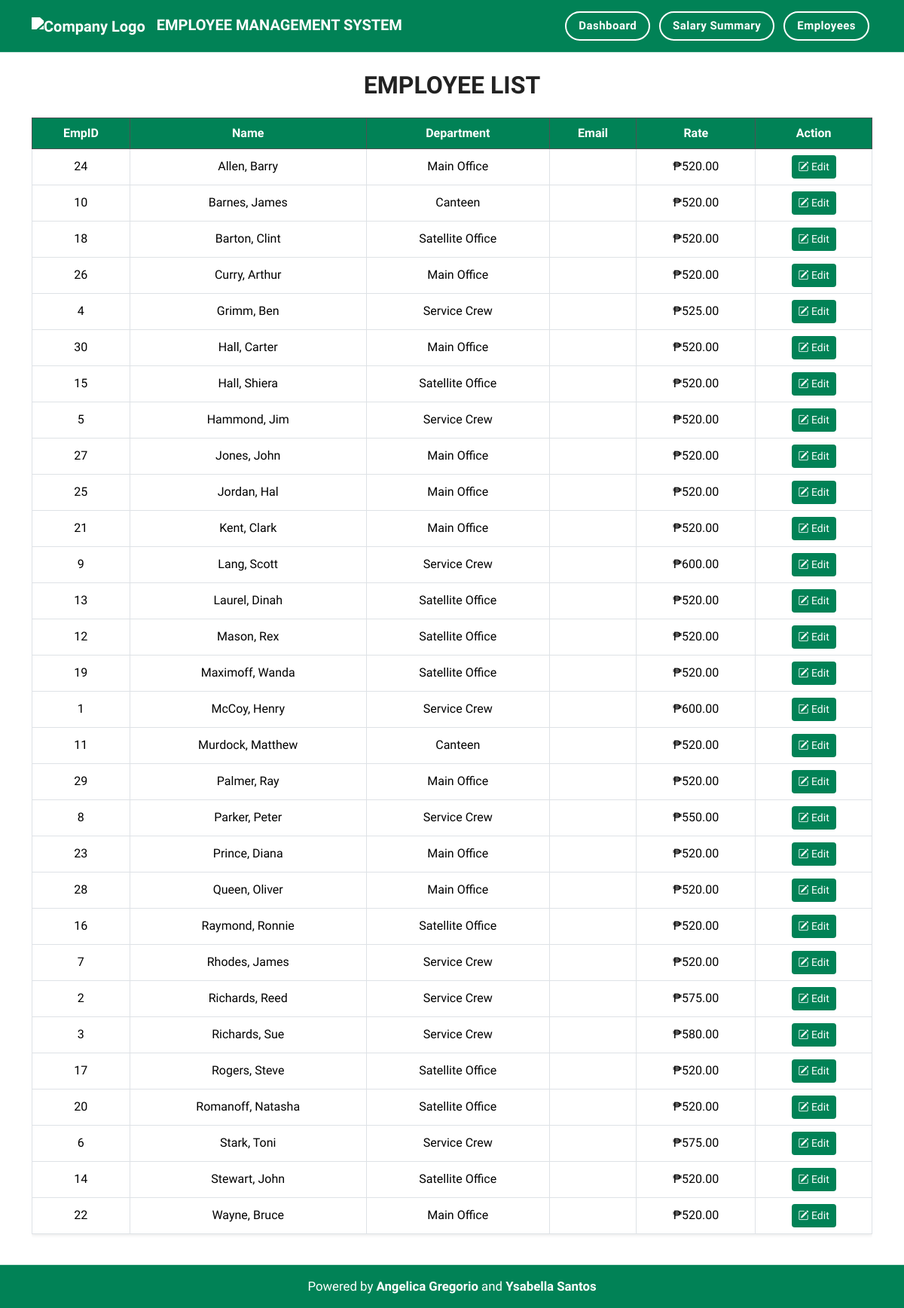
Page /employees.php on the committed database.
### tables this page shows
CREATE TABLE `employees` (
  `EmpID` int(11) NOT NULL,
  `Name` varchar(100) DEFAULT NULL,
  `Department` enum('Service Crew','Canteen','Satellite Office','Main Office') NOT NULL,
  `Rate` int(11) DEFAULT NULL,
  `SSS` decimal(10,2) DEFAULT NULL,
  `PHIC` decimal(10,2) DEFAULT NULL,
  `HDMF` decimal(10,2) DEFAULT NULL,
  `GOVT` decimal(10,2) DEFAULT NULL,
  `Email` varchar(100) DEFAULT NULL
);

### employees.php (the view, shortened to what this page needs)
<?php
$servername = "localhost";
$username = "root";
$password = "";
$dbname = "act05";
$conn = new mysqli($servername, $username, $password, $dbname);
?>
<!DOCTYPE html>
<html lang="en">
<head>
    <link href="https://cdn.jsdelivr.net/npm/bootstrap@5.3.2/dist/css/bootstrap.min.css" rel="stylesheet">
    <link href="https://cdn.jsdelivr.net/npm/bootstrap-icons@1.11.3/font/bootstrap-icons.css" rel="stylesheet">
    <link href="style.css" rel="stylesheet">
</head>
<body class="d-flex flex-column min-vh-100">
<nav class="navbar navbar-expand-lg navbar-dark" style="background-color: var(--primary); padding: 15px 30px;">
    <div class="container-fluid d-flex justify-content-between align-items-center">
        <span class="navbar-brand mb-0 h1 fw-bold" style="color: var(--text-light);">
            <img src="office-building.png" alt="Company Logo"
                 style="height:32px;vertical-align:middle;margin-right:10px;filter: brightness(0) invert(1);">
            EMPLOYEE MANAGEMENT SYSTEM
        </span>
        <div class="d-flex align-items-center gap-2 flex-wrap">
            <a href="index.php" class="btn btn-outline-secondary">Dashboard</a>
            <a href="salary_summary.php" class="btn btn-outline-secondary">Salary Summary</a>
            <a href="employees.php" class="btn btn-outline-primary">Employees</a>
        </div>
    </div>
</nav>
<div class="container my-4">
    <h2 class="text-center mb-4 fw-bold">EMPLOYEE LIST</h2>
    <div class="table-responsive">
        <table class="table table-bordered text-center align-middle shadow-sm">
            <thead class="table-dark">
                <tr>
                    <th>EmpID</th>
                    <th>Name</th>
                    <th>Department</th>
                    <th>Email</th>
                    <th>Rate</th>
                    <th>Action</th>
                </tr>
            </thead>
            <tbody>
                <?php
                $result = $conn->query("SELECT EmpID, Name, Department, Email, Rate FROM employees ORDER BY Name");
                if ($result && $result->num_rows > 0) {
                    while ($row = $result->fetch_assoc()) {
                        echo "<tr>
                                <td>{$row['EmpID']}</td>
                                <td>{$row['Name']}</td>
                                <td>{$row['Department']}</td>
                                <td>{$row['Email']}</td>
                                <td>₱" . number_format($row['Rate'], 2) . "</td>
                                <td>
                                    <button class='btn btn-sm btn-edit'
                                        data-bs-toggle='modal'
                                        data-bs-target='#editModal'
                                        data-id='{$row['EmpID']}'
                                        data-name='{$row['Name']}'
                                        data-dept='{$row['Department']}'
                                        data-email='{$row['Email']}'
                                        data-rate='{$row['Rate']}'>
                                        <i class='bi bi-pencil-square'></i> Edit
                                    </button>
                                </td>
                              </tr>";
                    }
                } else {
                    echo "<tr><td colspan='6' class='text-center text-muted'>No employees found</td></tr>";
                }
                ?>
            </tbody>
        </table>
    </div>
</div>
<footer class="text-center py-3 mt-auto sticky-footer"
        style="background: var(--surface); color: var(--primary-dark);
               font-size: 1.05rem; border-top: 1px solid var(--primary-light);">
    Powered by <strong>Angelica Gregorio</strong> and <strong>Ysabella Santos</strong>
</footer>
</body>
</html>

### style.css (style rules this page uses)
:root { --green-500: #358201; --green-400: #349B78; --green-300: #67B49A; --green-200: #99CDBB; --green-100: #CCE6DD; --primary: #018256; --primary-dark: #349B78; --primary-light: #CCE6DD; --surface: #fff; --background: #fff; --text-light: #fff; --text-dark: #222; --card-bg: #fff; --card-text: #2c3e50; --secondary: #8e24aa; --accent: #f9a825; --shadow: 0 4px 16px rgba(1, 130, 86, 0.08); --transition: background 0.3s, color 0.3s, border-color 0.3s, box-shadow 0.3s, filter 0.3s; }
body, .card, .form-control, .btn, .btn-style, .btn-custom, .employee-search-input, .employee-search-clear, .navbar, .modal-content { font-family: 'Google Sans', 'SF Pro', 'San Francisco', -apple-system, BlinkMacSystemFont, 'Segoe UI', 'Roboto', Arial, sans-serif !important; transition: var(--transition, background 0.3s, color 0.3s, border-color 0.3s, box-shadow 0.3s, filter 0.3s); }
body { background: var(--background, #fff); color: var(--text-dark); }
.navbar, .sticky-footer { background: var(--primary) !important; color: var(--text-light) !important; }
.sticky-footer { position: relative; left: 0; bottom: 0; width: 100%; z-index: 100; }
.table-responsive { width: 100%; overflow-x: auto; }
button, .btn, .btn-style, .btn-custom { transition: var(--transition); }
body { background: var(--surface); color: var(--text-dark); }
.btn-outline-success, .btn-outline-primary { color: var(--green-500) !important; border-color: var(--green-500) !important; }
.navbar { background: var(--primary) !important; color: var(--text-light) !important; border-bottom: 1px solid var(--primary-light); position: sticky; top: 0; z-index: 1100; }
.navbar .navbar-brand, .navbar .nav-link, .navbar .btn { color: var(--text-light) !important; }
.navbar .btn-outline-secondary { color: var(--text-light) !important; border-color: var(--text-light) !important; }
.navbar .btn, .navbar .btn-outline-success, .navbar .btn-outline-warning, .navbar .btn-outline-danger, .navbar .btn-outline-primary, .navbar .btn-outline-secondary { background: transparent !important; color: var(--text-light) !important; border: 2px solid var(--text-light) !important; border-radius: 999px !important; font-weight: 600; box-shadow: none; padding: 6px 16px; margin-right: 0.25rem; letter-spacing: 0.03em; font-size: 15px; min-width: 0; min-height: 0; transition: background 0.25s, color 0.2s, border 0.2s, transform 0.18s; position: relative; overflow: hidden; }

### employees.php (style rules this page uses)
body { font-family: 'Google Sans', sans-serif; }
.table th { background-color: var(--primary); color: white; }
.btn-edit { background-color: var(--primary); color: white; }

### rows in the picture
employees: EmpID "24", Name "Allen, Barry", Department "Main Office", Rate "520.00"
employees: EmpID "10", Name "Barnes, James", Department "Canteen", Rate "520.00"
employees: EmpID "18", Name "Barton, Clint", Department "Satellite Office", Rate "520.00"
employees: EmpID "26", Name "Curry, Arthur", Department "Main Office", Rate "520.00"
employees: EmpID "4", Name "Grimm, Ben", Department "Service Crew", Rate "525.00"
employees: EmpID "30", Name "Hall, Carter", Department "Main Office", Rate "520.00"
employees: EmpID "15", Name "Hall, Shiera", Department "Satellite Office", Rate "520.00"
employees: EmpID "5", Name "Hammond, Jim", Department "Service Crew", Rate "520.00"
employees: EmpID "27", Name "Jones, John", Department "Main Office", Rate "520.00"
employees: EmpID "25", Name "Jordan, Hal", Department "Main Office", Rate "520.00"
employees: EmpID "21", Name "Kent, Clark", Department "Main Office", Rate "520.00"
employees: EmpID "9", Name "Lang, Scott", Department "Service Crew", Rate "600.00"
employees: EmpID "13", Name "Laurel, Dinah", Department "Satellite Office", Rate "520.00"
employees: EmpID "12", Name "Mason, Rex", Department "Satellite Office", Rate "520.00"
employees: EmpID "19", Name "Maximoff, Wanda", Department "Satellite Office", Rate "520.00"
employees: EmpID "1", Name "McCoy, Henry", Department "Service Crew", Rate "600.00"
employees: EmpID "11", Name "Murdock, Matthew", Department "Canteen", Rate "520.00"
employees: EmpID "29", Name "Palmer, Ray", Department "Main Office", Rate "520.00"
employees: EmpID "8", Name "Parker, Peter", Department "Service Crew", Rate "550.00"
employees: EmpID "23", Name "Prince, Diana", Department "Main Office", Rate "520.00"
employees: EmpID "28", Name "Queen, Oliver", Department "Main Office", Rate "520.00"
employees: EmpID "16", Name "Raymond, Ronnie", Department "Satellite Office", Rate "520.00"
employees: EmpID "7", Name "Rhodes, James", Department "Service Crew", Rate "520.00"
employees: EmpID "2", Name "Richards, Reed", Department "Service Crew", Rate "575.00"
employees: EmpID "3", Name "Richards, Sue", Department "Service Crew", Rate "580.00"
employees: EmpID "17", Name "Rogers, Steve", Department "Satellite Office", Rate "520.00"
employees: EmpID "20", Name "Romanoff, Natasha", Department "Satellite Office", Rate "520.00"
employees: EmpID "6", Name "Stark, Toni", Department "Service Crew", Rate "575.00"
employees: EmpID "14", Name "Stewart, John", Department "Satellite Office", Rate "520.00"
employees: EmpID "22", Name "Wayne, Bruce", Department "Main Office", Rate "520.00"
